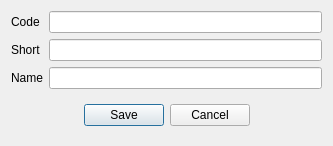
<?xml version="1.0" encoding="UTF-8"?>
<ui version="4.0">
 <class>RENationalityFile</class>
 <widget class="QDialog" name="RENationalityFile">
  <property name="geometry">
   <rect>
    <x>0</x>
    <y>0</y>
    <width>333</width>
    <height>139</height>
   </rect>
  </property>
  <property name="windowTitle">
   <string>Nationality</string>
  </property>
  <layout class="QVBoxLayout" name="verticalLayout">
   <item>
    <layout class="QGridLayout" name="gridLayout">
     <item row="0" column="0">
      <widget class="QLabel" name="label">
       <property name="text">
        <string>Code</string>
       </property>
      </widget>
     </item>
     <item row="2" column="0">
      <widget class="QLabel" name="label_3">
       <property name="text">
        <string>Name</string>
       </property>
      </widget>
     </item>
     <item row="1" column="0">
      <widget class="QLabel" name="label_2">
       <property name="text">
        <string>Short</string>
       </property>
      </widget>
     </item>
     <item row="0" column="1">
      <widget class="EQLineEdit" name="leCode">
       <property name="focusPolicy">
        <enum>Qt::NoFocus</enum>
       </property>
       <property name="readOnly">
        <bool>true</bool>
       </property>
       <property name="Field" stdset="0">
        <string>f_id</string>
       </property>
       <property name="PrimaryKey" stdset="0">
        <bool>true</bool>
       </property>
      </widget>
     </item>
     <item row="1" column="1">
      <widget class="EQLineEdit" name="leShort">
       <property name="maxLength">
        <number>3</number>
       </property>
       <property name="Field" stdset="0">
        <string>f_short</string>
       </property>
      </widget>
     </item>
     <item row="2" column="1">
      <widget class="EQLineEdit" name="leName">
       <property name="Field" stdset="0">
        <string>f_name</string>
       </property>
      </widget>
     </item>
    </layout>
   </item>
   <item>
    <widget class="QWidget" name="widget" native="true">
     <layout class="QHBoxLayout" name="horizontalLayout">
      <item>
       <spacer name="horizontalSpacer">
        <property name="orientation">
         <enum>Qt::Horizontal</enum>
        </property>
        <property name="sizeHint" stdset="0">
         <size>
          <width>62</width>
          <height>20</height>
         </size>
        </property>
       </spacer>
      </item>
      <item>
       <widget class="QPushButton" name="btnSave">
        <property name="text">
         <string>Save</string>
        </property>
       </widget>
      </item>
      <item>
       <widget class="QPushButton" name="btnCancel">
        <property name="text">
         <string>Cancel</string>
        </property>
       </widget>
      </item>
      <item>
       <spacer name="horizontalSpacer_2">
        <property name="orientation">
         <enum>Qt::Horizontal</enum>
        </property>
        <property name="sizeHint" stdset="0">
         <size>
          <width>61</width>
          <height>20</height>
         </size>
        </property>
       </spacer>
      </item>
     </layout>
    </widget>
   </item>
  </layout>
 </widget>
 <customwidgets>
  <customwidget>
   <class>EQLineEdit</class>
   <extends>QLineEdit</extends>
   <header location="global">eqlineedit.h</header>
   <slots>
    <signal>customButtonClicked(bool)</signal>
   </slots>
  </customwidget>
 </customwidgets>
 <tabstops>
  <tabstop>leShort</tabstop>
  <tabstop>leName</tabstop>
  <tabstop>btnSave</tabstop>
  <tabstop>btnCancel</tabstop>
 </tabstops>
 <resources/>
 <connections/>
</ui>
